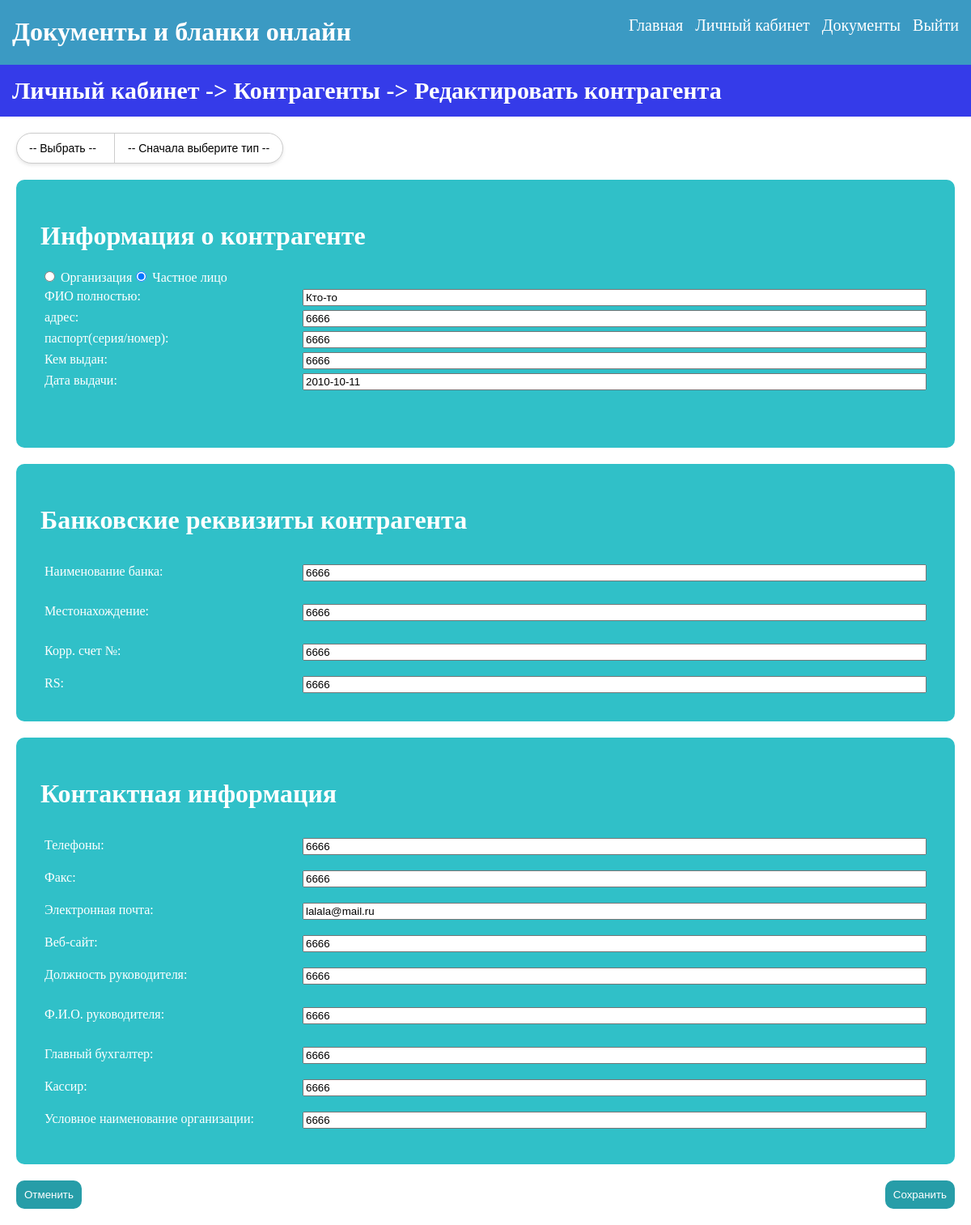
/account/clients/1 (signed in), run on the app's committed database.
### account/models.py (models this page shows)
class Counterparty(models.Model):
    TYPE_CHOICES = [
        ('org', 'Organization'),
        ('ind', 'Individual'),
    ]
    type = models.CharField(max_length=10, choices=TYPE_CHOICES, default='org')
    USL_name = models.CharField(max_length=255, blank=True, null=True)  # дополнительное поле

class Privite_face(models.Model):
    priv_name = models.CharField(max_length=255) # ФИО
    priv_adress = models.CharField(max_length=255) # адрес
    passport = models.CharField(max_length=255) # паспорт
    Who_gave = models.CharField(max_length=255) #Кем выдан
    DATE_gave = models.DateField() # Дата выдачи

class bank_requisites(models.Model):
    bank_name = models.CharField(max_length=255) # наименование
    bank_adress = models.CharField(max_length=255) # Местонахождение банка
    KS = models.IntegerField() # корреспондентский счет

class Counterparty_bank(models.Model):
    ID_Counterparty = models.ForeignKey('Counterparty', on_delete=models.CASCADE)
    ID_bank = models.ForeignKey('bank_requisites', on_delete=models.CASCADE)
    RS = models.IntegerField() # расчетный счет

class Contacts(models.Model):
    phone = models.CharField(max_length=255) # телефон
    fax = models.CharField(max_length=255) # факс
    email = models.EmailField(blank=True, null=True) # почта
    vebsite = models.CharField(max_length=255, blank=True, null=True) # сайт

class Employers(models.Model):
    position_boss = models.CharField(max_length=255) #должность
    name_boss = models.CharField(max_length=255) # ФИО руководителя
    name_buh = models.CharField(max_length=255) # ФИО бухгалтера
    name_kass = models.CharField(max_length=255, blank=True, null=True) # ФИО кассира

### account/views.py (the view)
# urls.py: path('clients/<int:id>', login_required(clientsid), name='clientsid'),
def clientsid(request, id):
    client = get_object_or_404(Counterparty, id=id)
    if client.type == 'org':
        sub_instance = get_object_or_404(Counterparty_Organization, ID_Counterparty=client)
        sub_instance = sub_instance.ID_Organization
        info_instance = sub_instance.ID_information
        privite_instance = None
    else:
        sub_instance = get_object_or_404(Counterparty_privite, ID_Counterparty=client)
        sub_instance = sub_instance.ID_Privite_FaceCounter
        privite_instance = sub_instance.ID_privite
        info_instance = None
    employers_instance = sub_instance.ID_employers
    contacts_instance = sub_instance.ID_contacts
    try:
        client_bank_instance = Counterparty_bank.objects.get(ID_Counterparty=client)
        bank_instance = client_bank_instance.ID_bank
    except Counterparty_bank.DoesNotExist:
        client_bank_instance = None
        bank_instance = None
    if request.method == 'POST':
        client_form = CounterpartyForm(request.POST, instance=client)
        formDL = EmployersForm(request.POST, instance=employers_instance)
        formCon = ContactsForm(request.POST, instance=contacts_instance)
        bform = bank_rForm(request.POST, instance=bank_instance)
        obform = Counterparty_bankForm(request.POST, instance=client_bank_instance)
        if client.type == 'org':
            formORGINF = Org_infoForm(request.POST, instance=info_instance)
            forms_to_validate = [formORGINF, formDL, formCon, bform, client_form, obform]
        else:
            formPrivite = Privite_Form(request.POST, instance=privite_instance)
            forms_to_validate = [formPrivite, formDL, formCon, bform, client_form, obform]
        if all(form.is_valid() for form in forms_to_validate):
            if client.type == 'org':
                info_obj = formORGINF.save()
            else:
                privite_obj = formPrivite.save()
            employers_obj = formDL.save()
            contacts_obj = formCon.save()
            bank_obj = bform.save()
            client = client_form.save()
            sub_instance.ID_employers = employers_obj
            sub_instance.ID_contacts = contacts_obj
            sub_instance.ID_Counterparty = client
            if client.type == 'org':
                sub_instance.ID_information = info_obj
                sub_instance.ID_privite = None
            else:
                sub_instance.ID_privite = privite_obj
                if hasattr(sub_instance, 'ID_information'):
                    sub_instance.ID_information = None
            sub_instance.save()
            ob_instance = obform.save(commit=False)
            ob_instance.ID_Counterparty = client
            ob_instance.ID_bank = bank_obj
            ob_instance.save()
            return redirect('clients')
    else:
        formDL = EmployersForm(instance=employers_instance)
        formCon = ContactsForm(instance=contacts_instance)
        bform = bank_rForm(instance=bank_instance)
        client_form = CounterpartyForm(instance=client)
        obform = Counterparty_bankForm(instance=client_bank_instance)
        if client.type == 'org':
            formORGINF = Org_infoForm(instance=info_instance)
            formPrivite = Privite_Form()
        else:
            formORGINF = Org_infoForm()
            formPrivite = Privite_Form(instance=privite_instance)
    context = {
        'formO': formORGINF,
        'formD': formDL,
        'formC': formCon,
        'formP': formPrivite,
        'bform': bform,
        'clientF': client_form,
        'obform': obform,
        'is_edit': True,
    }
    return render(request, 'account/clientpg.html', context)

### account/forms.py
class Org_infoForm(forms.ModelForm):
    IP_fact = forms.BooleanField(
        label="Факт ИП",
        required=False,
        widget=forms.CheckboxInput(attrs={'class': 'custom-radio-style'})
    )
    class Meta:
        model = Organization_info
        fields='__all__'
        labels={
            'org_name': 'Наименование организации',
            'all_name': 'полное наименование организации',
            'INN_number': 'ИНН',
            'OKPO_code': 'ОКПО',
            'OKVED': 'ОКВЭД',
            'org_adress': 'Адрес организации',
            'OGRN': 'ОРГН',
            'IP_fact': 'ИП',
            'KPP': 'КПП',
        }

class EmployersForm(forms.ModelForm):
    class Meta:
        model = Employers
        fields = '__all__'
        labels={
            'position_boss': 'Должность руководителя',
            'name_boss': 'Ф.И.О. руководителя',
            'name_buh': 'Главный бухгалтер',
            'name_kass': 'Кассир',
        }

### account/templates/account/clientpg.html (shortened to what this page needs)
{% load static %}
<!DOCTYPE html>
<html lang="ru">
<head>
    <link rel="stylesheet" href="{% static 'css/base.css' %}">
    <link rel="stylesheet" href="{% static 'css/baseform.css' %}">
</head>
<body>
    {% include 'header.html' %}
    <h1 class = 'main-header'><a  href = "{% url 'profile' %}">Личный кабинет</a> -> <a  href = "{% url 'clients' %}"> Контрагенты</a> -> {% if is_edit %} Редактировать контрагента {% else %} Добавить нового контрагента {% endif %}</h1>
    <form method="post">
    <div class="select-pair">
    <select id="counterparty-type">
        <option value="">-- Выбрать --</option>
    </select>
    <select id="counterparty-names">
        <option value="">-- Сначала выберите тип --</option>
    </select>
</div>
    <div class = 'boxie'>
    <h1 class="counter_name">Информация о контрагенте</h1>
        {{clientF.type}}
            <div id="ind-fields" style="display: none;">
                <p class = 'form-fieldc'>{{ formP.priv_name.label_tag}}{{ formP.priv_name}}</p>
                <p class = 'form-fieldc'>{{ formP.priv_adress.label_tag}}{{ formP.priv_adress}}</p>
                <p class = 'form-fieldc'>{{ formP.passport.label_tag}}{{ formP.passport}}</p>
                <p class = 'form-fieldc'>{{ formP.Who_gave.label_tag}}{{ formP.Who_gave}}</p>
                <p class = 'form-fieldc'>{{ formP.DATE_gave.label_tag}}{{ formP.DATE_gave}}</p>
            </div>
    </div>
    <div class = 'boxie'>
        <h1 class="counter_name">Банковские реквизиты контрагента</h1>
        <p class = 'form-fieldc'>{{bform.bank_name.label_tag}}{{ bform.bank_name }}</p>
        <p class = 'form-fieldc'>{{bform.bank_adress.label_tag}}{{ bform.bank_adress }}</p>
        <p class = 'form-fieldc'>{{bform.KS.label_tag}}{{ bform.KS }}</p>
        <p class = 'form-fieldc'>{{obform.RS.label_tag}}{{ obform.RS }}</p>
    </div>
        <div class = 'boxie'>
            <h1 class="counter_name">Контактная информация</h1>
            <p class = 'form-fieldc'>{{formC.phone.label_tag}}{{ formC.phone}}</p>
            <p class = 'form-fieldc'>{{formC.fax.label_tag}}{{ formC.fax}}</p>
            <p class = 'form-fieldc'>{{formC.email.label_tag}}{{ formC.email}}</p>
            <p class = 'form-fieldc'>{{formC.vebsite.label_tag}}{{ formC.vebsite}}</p>
            <p class = 'form-fieldc'>{{formD.position_boss.label_tag}}{{ formD.position_boss }}</p>
            <p class = 'form-fieldc'>{{formD.name_boss.label_tag}}{{ formD.name_boss }}</p>
            <p class = 'form-fieldc'>{{formD.name_buh.label_tag}}{{ formD.name_buh }}</p>
            <p class = 'form-fieldc'>{{formD.name_kass.label_tag}}{{ formD.name_kass }}</p>
            <p class = 'form-fieldc'>{{clientF.USL_name.label_tag}}{{clientF.USL_name}}</p>
            </div>
         <div class ='butt'><button class = 'add_button'><a href ="{% url 'clients' %}">Отменить</a></button><button class = 'add_button' type="submit">Сохранить</button></div>
    </form>
</body>
</html>

### static/css/base.css (style rules this page uses)
body { margin: 0px; }
a { text-decoration: none; color: inherit; }
.main-header { background: #353be9; color: white; padding: 15px; margin: 0px; font-size: 30px; }
.add_button { color: white; background-color: #279da8; padding: 10px; border-radius: 10px; border: 0px; }

### account/static/css/baseform.css (style rules this page uses)
.boxie { display: flex; margin: 20px; background: #30c0c8; border-radius: 10px; padding: 30px 30px 30px 30px; border-color: #30c0c8; flex-direction: column; flex-wrap: wrap; }
input:not(#id_discount_size):not(#id_discount_fact):not(#id_consignee_status_0):not(#id_consignee_status_1):not(#id_check_num):not(#id_check_date):not(#id_type_0):not(#id_type_1):not(#id_IP_fact):not(#id_nds_status_0):not(#id_nds_status_1):not(#id_nds_status_2) { width: 70%; }
#id_type { display: flex; flex-direction: row; flex-wrap: wrap; }
.counter_name { color: white; }
label { color: white; }
.form-fieldc { display: flex; display: flex; justify-content: space-between; align-content: center; flex-wrap: wrap; margin:5px; }
.butt { display: flex; justify-content: space-between; flex-wrap: wrap; margin: 20px; }
.select-pair { display: flex; width: fit-content; border: 1px solid #ccc; border-radius: 999px; overflow: hidden; background-color: white; box-shadow: 0 2px 4px rgba(0,0,0,0.1); margin:20px; }
.select-pair select { border: none; outline: none; padding: 10px 15px; font-size: 14px; appearance: none; background: transparent; cursor: pointer; }
.select-pair select:first-child { border-right: 1px solid #ccc; }
.select-pair select:last-child { border-left: 1px solid transparent; }

### data on the page
Counterparty: type "☐ Организация ☑ Частное лицо", USL_name "6666"
Privite_face: priv_name "Кто-то", priv_adress "6666", passport "6666", Who_gave "6666", DATE_gave "2010-10-11"
bank_requisites: bank_name "6666", bank_adress "6666", KS "6666"
Counterparty_bank: RS "6666"
Contacts: phone "6666", fax "6666", email "lalala@mail.ru", vebsite "6666"
Employers: position_boss "6666", name_boss "6666", name_buh "6666", name_kass "6666"

### other printed values
{{ bform.bank_name.label_tag }} "Наименование банка:"
{{ bform.bank_adress.label_tag }} "Местонахождение:"
{{ bform.KS.label_tag }} "Корр. счет №:"
{{ obform.RS.label_tag }} "RS:"
{{ clientF.USL_name.label_tag }} "Условное наименование организации:"
